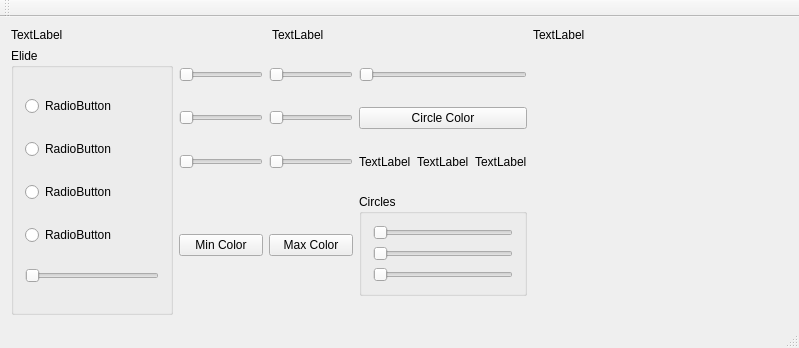
<?xml version="1.0" encoding="UTF-8"?>
<ui version="4.0">
 <class>MainWindow</class>
 <widget class="QMainWindow" name="MainWindow">
  <property name="geometry">
   <rect>
    <x>0</x>
    <y>0</y>
    <width>799</width>
    <height>348</height>
   </rect>
  </property>
  <property name="windowTitle">
   <string>MainWindow</string>
  </property>
  <widget class="QWidget" name="centralWidget">
   <layout class="QGridLayout" name="gridLayout_3">
    <item row="0" column="0">
     <widget class="QLabel" name="label_3">
      <property name="text">
       <string>TextLabel</string>
      </property>
     </widget>
    </item>
    <item row="0" column="1">
     <widget class="QLabel" name="label_2">
      <property name="text">
       <string>TextLabel</string>
      </property>
     </widget>
    </item>
    <item row="0" column="2">
     <widget class="QLabel" name="label">
      <property name="text">
       <string>TextLabel</string>
      </property>
     </widget>
    </item>
    <item row="1" column="0" colspan="2">
     <layout class="QGridLayout" name="gridLayout_2">
      <item row="0" column="0">
       <widget class="QGroupBox" name="groupBox">
        <property name="sizePolicy">
         <sizepolicy hsizetype="MinimumExpanding" vsizetype="Expanding">
          <horstretch>0</horstretch>
          <verstretch>0</verstretch>
         </sizepolicy>
        </property>
        <property name="title">
         <string>Elide</string>
        </property>
        <layout class="QVBoxLayout" name="verticalLayout">
         <item>
          <widget class="QRadioButton" name="radioButton">
           <property name="text">
            <string>RadioButton</string>
           </property>
          </widget>
         </item>
         <item>
          <widget class="QRadioButton" name="radioButton_2">
           <property name="text">
            <string>RadioButton</string>
           </property>
          </widget>
         </item>
         <item>
          <widget class="QRadioButton" name="radioButton_3">
           <property name="text">
            <string>RadioButton</string>
           </property>
          </widget>
         </item>
         <item>
          <widget class="QRadioButton" name="radioButton_4">
           <property name="text">
            <string>RadioButton</string>
           </property>
          </widget>
         </item>
         <item>
          <widget class="QSlider" name="dilSlider">
           <property name="orientation">
            <enum>Qt::Horizontal</enum>
           </property>
          </widget>
         </item>
        </layout>
       </widget>
      </item>
      <item row="0" column="1">
       <layout class="QGridLayout" name="gridLayout">
        <item row="0" column="2">
         <widget class="QSlider" name="circleThicknessSlider">
          <property name="orientation">
           <enum>Qt::Horizontal</enum>
          </property>
         </widget>
        </item>
        <item row="2" column="0">
         <widget class="QSlider" name="blueColorMinSlider">
          <property name="orientation">
           <enum>Qt::Horizontal</enum>
          </property>
         </widget>
        </item>
        <item row="1" column="0">
         <widget class="QSlider" name="greenColorMinSlider">
          <property name="orientation">
           <enum>Qt::Horizontal</enum>
          </property>
         </widget>
        </item>
        <item row="3" column="1">
         <widget class="QPushButton" name="pushButton_2">
          <property name="text">
           <string>Max Color</string>
          </property>
         </widget>
        </item>
        <item row="3" column="0">
         <widget class="QPushButton" name="pushButton">
          <property name="text">
           <string>Min Color</string>
          </property>
         </widget>
        </item>
        <item row="0" column="1">
         <widget class="QSlider" name="redColorMaxSlider">
          <property name="orientation">
           <enum>Qt::Horizontal</enum>
          </property>
         </widget>
        </item>
        <item row="2" column="1">
         <widget class="QSlider" name="blueColorMaxSlider">
          <property name="orientation">
           <enum>Qt::Horizontal</enum>
          </property>
         </widget>
        </item>
        <item row="1" column="2">
         <widget class="QPushButton" name="pushButton_3">
          <property name="text">
           <string>Circle Color</string>
          </property>
         </widget>
        </item>
        <item row="0" column="0">
         <widget class="QSlider" name="redColorMinSlider">
          <property name="orientation">
           <enum>Qt::Horizontal</enum>
          </property>
         </widget>
        </item>
        <item row="1" column="1">
         <widget class="QSlider" name="greenColorMaxSlider">
          <property name="orientation">
           <enum>Qt::Horizontal</enum>
          </property>
         </widget>
        </item>
        <item row="2" column="2">
         <layout class="QHBoxLayout" name="horizontalLayout">
          <item>
           <widget class="QLabel" name="radiusLabel">
            <property name="text">
             <string>TextLabel</string>
            </property>
           </widget>
          </item>
          <item>
           <widget class="QLabel" name="yLabelCenter">
            <property name="text">
             <string>TextLabel</string>
            </property>
           </widget>
          </item>
          <item>
           <widget class="QLabel" name="xCenterLabel">
            <property name="text">
             <string>TextLabel</string>
            </property>
           </widget>
          </item>
         </layout>
        </item>
        <item row="3" column="2">
         <widget class="QGroupBox" name="groupBox_2">
          <property name="title">
           <string>Circles</string>
          </property>
          <layout class="QVBoxLayout" name="verticalLayout_2">
           <item>
            <widget class="QSlider" name="minDistSlider">
             <property name="minimum">
              <number>5</number>
             </property>
             <property name="orientation">
              <enum>Qt::Horizontal</enum>
             </property>
            </widget>
           </item>
           <item>
            <widget class="QSlider" name="param1Slider">
             <property name="minimum">
              <number>5</number>
             </property>
             <property name="orientation">
              <enum>Qt::Horizontal</enum>
             </property>
            </widget>
           </item>
           <item>
            <widget class="QSlider" name="param2Slider">
             <property name="minimum">
              <number>5</number>
             </property>
             <property name="orientation">
              <enum>Qt::Horizontal</enum>
             </property>
            </widget>
           </item>
          </layout>
         </widget>
        </item>
       </layout>
      </item>
     </layout>
    </item>
   </layout>
  </widget>
  <widget class="QMenuBar" name="menuBar">
   <property name="geometry">
    <rect>
     <x>0</x>
     <y>0</y>
     <width>799</width>
     <height>21</height>
    </rect>
   </property>
  </widget>
  <widget class="QToolBar" name="mainToolBar">
   <attribute name="toolBarArea">
    <enum>TopToolBarArea</enum>
   </attribute>
   <attribute name="toolBarBreak">
    <bool>false</bool>
   </attribute>
  </widget>
  <widget class="QStatusBar" name="statusBar"/>
 </widget>
 <layoutdefault spacing="6" margin="11"/>
 <resources/>
 <connections/>
</ui>
